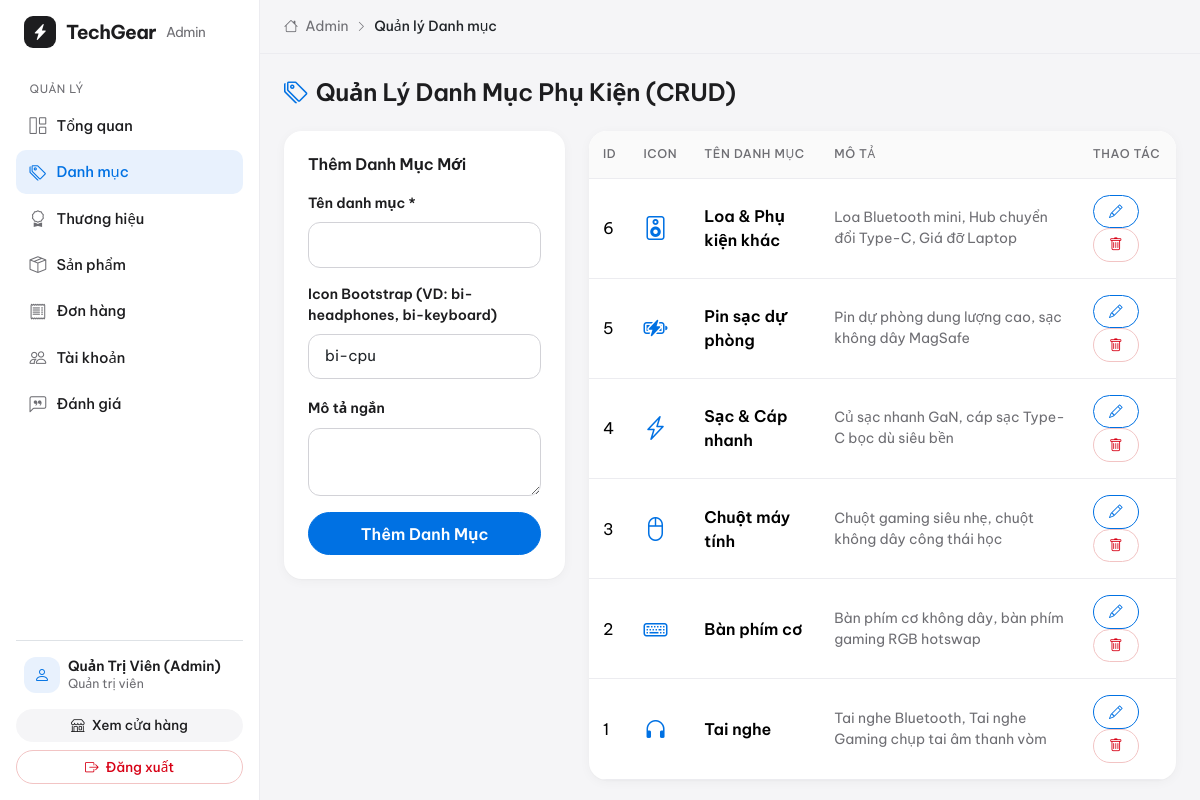
Screenshot of /admin/categories.php (signed in) with the database file from the repository.
### tables this page shows
CREATE TABLE `categories` (
  `id` INT AUTO_INCREMENT PRIMARY KEY,
  `name` VARCHAR(100) NOT NULL,
  `slug` VARCHAR(120) NOT NULL,
  `icon` VARCHAR(50) DEFAULT 'bi-Cpu',
  `description` VARCHAR(255) DEFAULT NULL,
  `status` TINYINT(1) DEFAULT 1
);

### admin/categories.php (the view, shortened to what this page needs)
<?php
require_once __DIR__ . '/../config/db.php';
$categories = $pdo->query("SELECT * FROM categories ORDER BY id DESC")->fetchAll();
$edit_cat = null;
require_once __DIR__ . '/includes/header.php';
?>
<h4 class="fw-bold mb-4"><i class="bi bi-tags text-primary me-2"></i>Quản Lý Danh Mục Phụ Kiện (CRUD)</h4>
<div class="row g-4">
    <div class="col-md-4">
        <div class="card border-0 shadow-sm rounded-4 p-4">
            <h6 class="fw-bold mb-3"><?= $edit_cat ? 'Sửa Danh Mục #' . $edit_cat['id'] : 'Thêm Danh Mục Mới' ?></h6>
            <form method="POST">
                <div class="mb-3">
                    <label class="form-label small fw-semibold">Tên danh mục *</label>
                    <input type="text" name="name" class="form-control" required value="<?= htmlspecialchars($edit_cat['name'] ?? '') ?>">
                </div>
                <div class="mb-3">
                    <label class="form-label small fw-semibold">Icon Bootstrap (VD: bi-headphones, bi-keyboard)</label>
                    <input type="text" name="icon" class="form-control" value="<?= htmlspecialchars($edit_cat['icon'] ?? 'bi-cpu') ?>">
                </div>
                <div class="mb-3">
                    <label class="form-label small fw-semibold">Mô tả ngắn</label>
                    <textarea name="description" rows="2" class="form-control"><?= htmlspecialchars($edit_cat['description'] ?? '') ?></textarea>
                </div>
                <?php if ($edit_cat): ?>
                    <button type="submit" name="update_category" class="btn btn-warning fw-semibold w-100 mb-2">Lưu Cập Nhật</button>
                    <a href="categories.php" class="btn btn-light border w-100">Hủy</a>
                <?php else: ?>
                    <button type="submit" name="add_category" class="btn btn-primary fw-semibold w-100">Thêm Danh Mục</button>
                <?php endif; ?>
            </form>
        </div>
    </div>
    <div class="col-md-8">
        <div class="card border-0 shadow-sm rounded-4 overflow-hidden">
            <table class="table align-middle mb-0">
                <thead class="table-light">
                    <tr>
                        <th>ID</th>
                        <th>Icon</th>
                        <th>Tên danh mục</th>
                        <th>Mô tả</th>
                        <th>Thao tác</th>
                    </tr>
                </thead>
                <tbody>
                    <?php foreach ($categories as $c): ?>
                        <tr>
                            <td><?= $c['id'] ?></td>
                            <td class="fs-4 text-primary"><i class="bi <?= htmlspecialchars($c['icon']) ?>"></i></td>
                            <td class="fw-bold"><?= htmlspecialchars($c['name']) ?></td>
                            <td class="small text-muted"><?= htmlspecialchars($c['description']) ?></td>
                            <td>
                                <a href="categories.php?edit_cat=<?= $c['id'] ?>" class="btn btn-sm btn-outline-primary"><i class="bi bi-pencil"></i></a>
                                <a href="categories.php?delete_cat=<?= $c['id'] ?>" class="btn btn-sm btn-outline-danger" onclick="return confirm('Xóa danh mục này?')"><i class="bi bi-trash"></i></a>
                            </td>
                        </tr>
                    <?php endforeach; ?>
                </tbody>
            </table>
        </div>
    </div>
</div>
<?php require_once __DIR__ . '/includes/footer.php'; ?>

### assets/css/style.css (style rules this page uses)
:root { --tg-bg: #f5f5f7; --tg-surface: #ffffff; --tg-text: #1d1d1f; --tg-muted: #6e6e73; --tg-accent: #0071e3; --tg-accent-hover: #0077ed; --tg-orange: #bf4800; --tg-border: #d2d2d7; --tg-border-soft: #ececf0; --tg-radius: 18px; --tg-shadow: 0 2px 12px rgba(0, 0, 0, 0.04), 0 1px 2px rgba(0, 0, 0, 0.03); --tg-shadow-hover: 0 18px 40px rgba(0, 0, 0, 0.10); }
body { background: var(--tg-bg); color: var(--tg-text); font-family: 'Be Vietnam Pro', 'Segoe UI', system-ui, -apple-system, sans-serif; -webkit-font-smoothing: antialiased; letter-spacing: 0; }
h1, h2, h3, h4, h5, h6 { color: var(--tg-text); font-weight: 700; letter-spacing: -0.01em; }
.fw-bold { font-weight: 600 !important; }
.text-muted, .text-secondary { color: var(--tg-muted) !important; }
.text-primary { color: var(--tg-accent) !important; }
a { color: var(--tg-accent); }
.btn { border-radius: 999px; font-weight: 500; padding: 0.55rem 1.3rem; transition: all 0.2s ease; }
.btn-sm { padding: 0.35rem 0.95rem; font-size: 0.85rem; }
.btn-primary { background: var(--tg-accent); border-color: var(--tg-accent); }
.btn-outline-primary { color: var(--tg-accent); border-color: var(--tg-accent); }
.btn-outline-danger { border-color: #f2c4c4; color: #d70015; }
.card { border: none !important; border-radius: var(--tg-radius) !important; box-shadow: var(--tg-shadow) !important; background: var(--tg-surface); }
.rounded-4 { border-radius: var(--tg-radius) !important; }
.shadow-sm { box-shadow: var(--tg-shadow) !important; }
.form-label { font-weight: 500; font-size: 0.88rem; color: var(--tg-text); }
.form-control, .form-select { border-radius: 12px; border: 1px solid var(--tg-border); padding: 0.65rem 1rem; font-size: 0.95rem; }
.table { --bs-table-bg: transparent; margin-bottom: 0; }
.table thead th, .table-light th { background: #fafafa !important; color: var(--tg-muted); font-weight: 500; font-size: 0.75rem; text-transform: uppercase; letter-spacing: 0.05em; border-bottom: 1px solid var(--tg-border-soft) !important; padding: 0.9rem 0.85rem; }
.table td { border-color: var(--tg-border-soft); padding: 1rem 0.85rem; }
:root { --ease-apple: cubic-bezier(0.28, 0.11, 0.32, 1); --tg-link-dark: #2997ff; }
html { scroll-behavior: smooth; }

### rows the page displays
categories: id "6", name "Loa & Phụ kiện khác", description "Loa Bluetooth mini, Hub chuyển đổi Type-C, Giá đỡ Laptop"
categories: id "5", name "Pin sạc dự phòng", description "Pin dự phòng dung lượng cao, sạc không dây MagSafe"
categories: id "4", name "Sạc & Cáp nhanh", description "Củ sạc nhanh GaN, cáp sạc Type-C bọc dù siêu bền"
categories: id "3", name "Chuột máy tính", description "Chuột gaming siêu nhẹ, chuột không dây công thái học"
categories: id "2", name "Bàn phím cơ", description "Bàn phím cơ không dây, bàn phím gaming RGB hotswap"
categories: id "1", name "Tai nghe", description "Tai nghe Bluetooth, Tai nghe Gaming chụp tai âm thanh vòm"

### other values shown
$item[2] "Tổng quan"
$item[2] "Danh mục"
$item[2] "Thương hiệu"
$item[2] "Sản phẩm"
$item[2] "Đơn hàng"
$item[2] "Tài khoản"
$item[2] "Đánh giá"
$_SESSION['user']['fullname'] "Quản Trị Viên (Admin)"
$page_title "Quản lý Danh mục"
